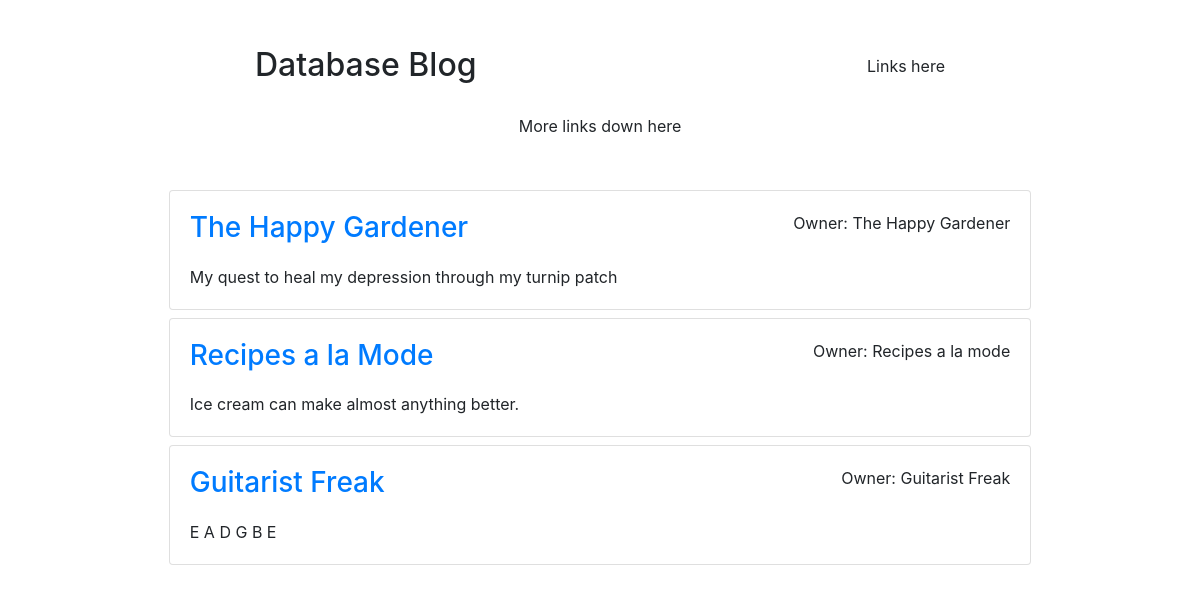
The page /home on the database its author committed.
### tables this page shows
CREATE TABLE Blogs (
    id INT PRIMARY KEY AUTO_INCREMENT,
    title VARCHAR(100),
    description VARCHAR(100),
    owner VARCHAR(100),
    FOREIGN KEY (owner) REFERENCES Users (username)
);

CREATE TABLE Users (
    username VARCHAR(100) PRIMARY KEY,
    name VARCHAR(100),
    password VARCHAR(100),
    email VARCHAR(100)
);

### common/sql.php (called while the page is built, shortened)
<?php
$servername = "localhost";
$username = "root";
$password = "";
$dbname = "Blogs";
$conn = new PDO("mysql:dbname=".$dbname.";host=".$servername, $username, $password);
function getAllBlogs() {
    global $conn;
    $sql = "SELECT b.*, u.name as ownerName, u.email as ownerEmail FROM Blogs b JOIN Users u ON b.owner = u.username";
    return $conn->query($sql);
}

### home/index.php (the view, shortened to what this page needs)
<head>
    <?php include('../common/head-tags.php') ?>
</head>
<body>
    <?php
        include('../common/header.php');
        include('../common/sql.php');
    ?>
    <div class="d-flex flex-column ml-auto mr-auto" style="width: 75%;">
        <?php
            $blogs = getAllBlogs();
            foreach ($blogs as $row) {
                echo '
                    <div class="card mt-1 mb-1">
                        <div class="card-body">
                            <div class="card-title d-flex flex-row justify-content-between">
                                <h3><a href="/blogs?id='. $row['id'] .'">'. $row['title'] .'</a></h3>
                                <p>Owner: '. $row['ownerName'] .'</p>
                            </div>
                            <p class="card-text">'. $row['description'] .'</p>
                        </div>
                    </div>
                ';
            }
        ?>
    </div>
</body>

### common/head-tags.php (shortened to what this page needs)
<link href="https://stackpath.bootstrapcdn.com/bootstrap/4.4.1/css/bootstrap.min.css" rel="stylesheet">
<link href="https://stackpath.bootstrapcdn.com/font-awesome/4.7.0/css/font-awesome.min.css" rel="stylesheet">
<link rel="stylesheet" href="https://cdnjs.cloudflare.com/ajax/libs/normalize/8.0.1/normalize.min.css" />

### common/header.php
<div class="mb-5">
  <div class="d-flex flex-row justify-content-between align-items-center mt-2 mb-2 mr-auto ml-auto" style="width: 60%;">
    <h1>Database Blog</h1>
    <div class="d-flex flex-row justify-content-between">
        Links here
    </div>
  </div>
  <div class="text-center">More links down here</div>
</div>

### common/head-tags.php (style rules this page uses)
body { margin: 25px; }

### rows shown on the page
blogs: title "The Happy Gardener", owner.name "The Happy Gardener", description "My quest to heal my depression through my turnip patch"
blogs: title "Recipes a la Mode", owner.name "Recipes a la mode", description "Ice cream can make almost anything better."
blogs: title "Guitarist Freak", owner.name "Guitarist Freak", description "E A D G B E"
